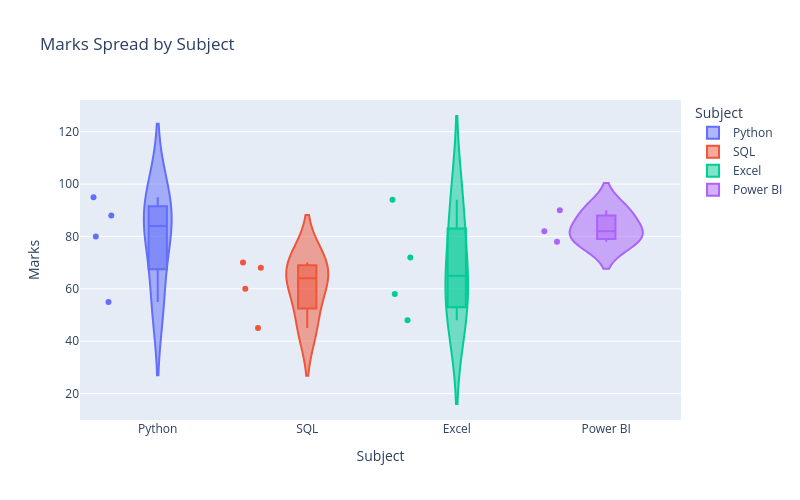

Write notebook code for a chart like this one.
### Code cell
# Violine plot

fig = px.violin(df, x="Subject", y="Marks",
                box=True, points="all",
                title="Marks Spread by Subject", color="Subject")
fig.update_layout(
    width=800,
    height=500
)
fig.show()

### Figure 1 — Plotly figure (JSON) as saved in the notebook; plotly's stock layout.template omitted (floating-point values rounded to 4 significant figures)
{"data": [{"alignmentgroup": "True", "box": {"visible": true}, "hovertemplate": "Subject=%{x}<br>Marks=%{y}<extra></extra>", "legendgroup": "Python", "marker": {"color": "#636efa"}, "name": "Python", "offsetgroup": "Python", "orientation": "v", "points": "all", "scalegroup": "True", "showlegend": true, "type": "violin", "x": ["Python", "Python", "Python", "Python"], "x0": " ", "xaxis": "x", "y": [55, 88, 95, 80], "y0": " ", "yaxis": "y"}, {"alignmentgroup": "True", "box": {"visible": true}, "hovertemplate": "Subject=%{x}<br>Marks=%{y}<extra></extra>", "legendgroup": "SQL", "marker": {"color": "#EF553B"}, "name": "SQL", "offsetgroup": "SQL", "orientation": "v", "points": "all", "scalegroup": "True", "showlegend": true, "type": "violin", "x": ["SQL", "SQL", "SQL", "SQL"], "x0": " ", "xaxis": "x", "y": [68, 60, 45, 70], "y0": " ", "yaxis": "y"}, {"alignmentgroup": "True", "box": {"visible": true}, "hovertemplate": "Subject=%{x}<br>Marks=%{y}<extra></extra>", "legendgroup": "Excel", "marker": {"color": "#00cc96"}, "name": "Excel", "offsetgroup": "Excel", "orientation": "v", "points": "all", "scalegroup": "True", "showlegend": true, "type": "violin", "x": ["Excel", "Excel", "Excel", "Excel"], "x0": " ", "xaxis": "x", "y": [48, 72, 58, 94], "y0": " ", "yaxis": "y"}, {"alignmentgroup": "True", "box": {"visible": true}, "hovertemplate": "Subject=%{x}<br>Marks=%{y}<extra></extra>", "legendgroup": "Power BI", "marker": {"color": "#ab63fa"}, "name": "Power BI", "offsetgroup": "Power BI", "orientation": "v", "points": "all", "scalegroup": "True", "showlegend": true, "type": "violin", "x": ["Power BI", "Power BI", "Power BI"], "x0": " ", "xaxis": "x", "y": [78, 82, 90], "y0": " ", "yaxis": "y"}], "layout": {"height": 500, "legend": {"title": {"text": "Subject"}, "tracegroupgap": 0}, "title": {"text": "Marks Spread by Subject"}, "violinmode": "overlay", "width": 800, "xaxis": {"anchor": "y", "categoryarray": ["Python", "SQL", "Excel", "Power BI"], "categoryorder": "array", "domain": [0, 1], "title": {"text": "Subject"}}, "yaxis": {"anchor": "x", "domain": [0, 1], "title": {"text": "Marks"}}}}
